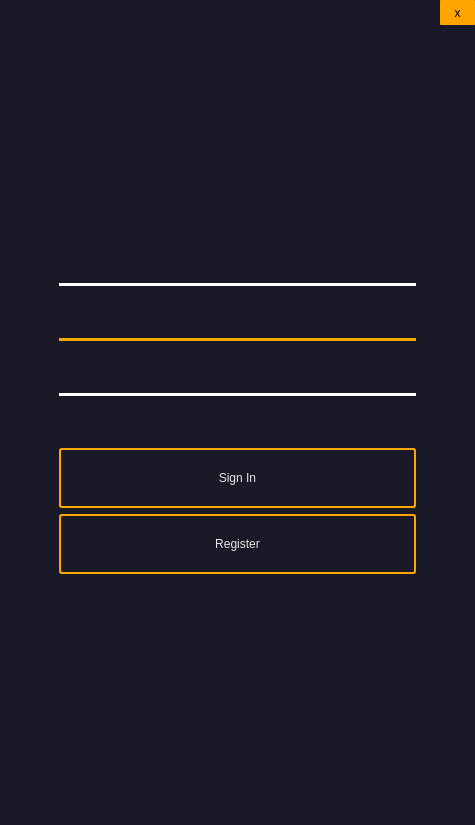
<?xml version="1.0" encoding="UTF-8"?>
<ui version="4.0">
 <class>Form</class>
 <widget class="QWidget" name="Form">
  <property name="geometry">
   <rect>
    <x>0</x>
    <y>0</y>
    <width>475</width>
    <height>825</height>
   </rect>
  </property>
  <property name="windowTitle">
   <string>Form</string>
  </property>
  <layout class="QVBoxLayout" name="verticalLayout" stretch="0">
   <property name="leftMargin">
    <number>0</number>
   </property>
   <property name="topMargin">
    <number>0</number>
   </property>
   <property name="rightMargin">
    <number>0</number>
   </property>
   <property name="bottomMargin">
    <number>0</number>
   </property>
   <item>
    <layout class="QHBoxLayout" name="horizontalLayout_3" stretch="1">
     <property name="spacing">
      <number>0</number>
     </property>
     <item>
      <widget class="QWidget" name="widget" native="true">
       <property name="maximumSize">
        <size>
         <width>16777215</width>
         <height>16777215</height>
        </size>
       </property>
       <property name="styleSheet">
        <string notr="true">.QWidget{background-color: rgb(25,25, 40);}</string>
       </property>
       <layout class="QVBoxLayout" name="verticalLayout_2">
        <property name="leftMargin">
         <number>9</number>
        </property>
        <property name="topMargin">
         <number>0</number>
        </property>
        <property name="rightMargin">
         <number>0</number>
        </property>
        <property name="bottomMargin">
         <number>0</number>
        </property>
        <item alignment="Qt::AlignRight">
         <widget class="QPushButton" name="pushButton_3">
          <property name="minimumSize">
           <size>
            <width>35</width>
            <height>25</height>
           </size>
          </property>
          <property name="maximumSize">
           <size>
            <width>35</width>
            <height>25</height>
           </size>
          </property>
          <property name="styleSheet">
           <string notr="true">color: black;
background-color: orange;
font: 12pt &quot;Arial&quot;;
border-radius: 1px;
</string>
          </property>
          <property name="text">
           <string>x</string>
          </property>
          <property name="flat">
           <bool>true</bool>
          </property>
         </widget>
        </item>
        <item>
         <layout class="QVBoxLayout" name="verticalLayout_3">
          <property name="topMargin">
           <number>15</number>
          </property>
          <item alignment="Qt::AlignHCenter">
           <widget class="QLabel" name="label">
            <property name="minimumSize">
             <size>
              <width>100</width>
              <height>150</height>
             </size>
            </property>
            <property name="maximumSize">
             <size>
              <width>150</width>
              <height>150</height>
             </size>
            </property>
            <property name="styleSheet">
             <string notr="true">image: url(:/icons/icons/rocket_48x48.png);</string>
            </property>
            <property name="text">
             <string/>
            </property>
           </widget>
          </item>
          <item>
           <layout class="QFormLayout" name="formLayout_2">
            <property name="leftMargin">
             <number>50</number>
            </property>
            <property name="topMargin">
             <number>35</number>
            </property>
            <property name="rightMargin">
             <number>59</number>
            </property>
            <item row="0" column="0">
             <widget class="QLabel" name="label_2">
              <property name="styleSheet">
               <string notr="true">color: rgb(231, 231, 231);
font: 15pt &quot;Verdana&quot;;</string>
              </property>
              <property name="text">
               <string>&lt;html&gt;&lt;head/&gt;&lt;body&gt;&lt;p&gt;&lt;img src=&quot;:/icons/icons/user_32x32.png&quot;/&gt;&lt;/p&gt;&lt;/body&gt;&lt;/html&gt;</string>
              </property>
             </widget>
            </item>
            <item row="0" column="1">
             <widget class="QLineEdit" name="lineEdit">
              <property name="minimumSize">
               <size>
                <width>0</width>
                <height>40</height>
               </size>
              </property>
              <property name="styleSheet">
               <string notr="true">QLineEdit {
      color: rgb(231, 231, 231);
      font: 15pt &quot;Verdana&quot;;
      border: None;
      border-bottom-color: white;
      border-radius: 10px;
      padding: 0 8px;
      background: rgb(25, 25, 40);
      selection-background-color: darkgray;
}</string>
              </property>
             </widget>
            </item>
            <item row="2" column="0">
             <widget class="QLabel" name="label_3">
              <property name="styleSheet">
               <string notr="true">color: rgb(231, 231, 231);
font: 15pt &quot;Verdana&quot;;</string>
              </property>
              <property name="text">
               <string>&lt;html&gt;&lt;head/&gt;&lt;body&gt;&lt;p&gt;&lt;img src=&quot;:/icons/icons/lock_or_32x32.png&quot;/&gt;&lt;/p&gt;&lt;/body&gt;&lt;/html&gt;</string>
              </property>
             </widget>
            </item>
            <item row="4" column="0">
             <widget class="QLabel" name="label_4">
              <property name="styleSheet">
               <string notr="true">color: rgb(231, 231, 231);
font: 15pt &quot;Verdana&quot;;</string>
              </property>
              <property name="text">
               <string>&lt;html&gt;&lt;head/&gt;&lt;body&gt;&lt;p&gt;&lt;img src=&quot;:/icons/icons/mail_32x32.png&quot;/&gt;&lt;/p&gt;&lt;/body&gt;&lt;/html&gt;</string>
              </property>
             </widget>
            </item>
            <item row="2" column="1">
             <widget class="QLineEdit" name="lineEdit_2">
              <property name="minimumSize">
               <size>
                <width>0</width>
                <height>40</height>
               </size>
              </property>
              <property name="styleSheet">
               <string notr="true">QLineEdit {
      color: orange;
      font: 15pt &quot;Verdana&quot;;
      border: None;
      border-bottom-color: white;
      border-radius: 10px;
      padding: 0 8px;
      background: rgb(25, 25, 40);
      selection-background-color: darkgray;
}</string>
              </property>
             </widget>
            </item>
            <item row="4" column="1">
             <widget class="QLineEdit" name="lineEdit_3">
              <property name="minimumSize">
               <size>
                <width>0</width>
                <height>40</height>
               </size>
              </property>
              <property name="styleSheet">
               <string notr="true">QLineEdit {
      color: rgb(231, 231, 231);
      font: 15pt &quot;Verdana&quot;;
      border: None;
      border-bottom-color: white;
      border-radius: 10px;
      padding: 0 8px;
      background: rgb(25, 25, 40);
      selection-background-color: darkgray;
}</string>
              </property>
             </widget>
            </item>
            <item row="1" column="0" colspan="2">
             <widget class="Line" name="line">
              <property name="styleSheet">
               <string notr="true">border: 2px solid white;</string>
              </property>
              <property name="orientation">
               <enum>Qt::Horizontal</enum>
              </property>
             </widget>
            </item>
            <item row="3" column="0" colspan="2">
             <widget class="Line" name="line_2">
              <property name="styleSheet">
               <string notr="true">border: 2px solid orange;</string>
              </property>
              <property name="orientation">
               <enum>Qt::Horizontal</enum>
              </property>
             </widget>
            </item>
            <item row="5" column="0" colspan="2">
             <widget class="Line" name="line_3">
              <property name="styleSheet">
               <string notr="true">border: 2px solid white;</string>
              </property>
              <property name="orientation">
               <enum>Qt::Horizontal</enum>
              </property>
             </widget>
            </item>
            <item row="7" column="0" colspan="2">
             <widget class="QPushButton" name="pushButton">
              <property name="sizePolicy">
               <sizepolicy hsizetype="Minimum" vsizetype="Fixed">
                <horstretch>0</horstretch>
                <verstretch>0</verstretch>
               </sizepolicy>
              </property>
              <property name="minimumSize">
               <size>
                <width>0</width>
                <height>60</height>
               </size>
              </property>
              <property name="autoFillBackground">
               <bool>false</bool>
              </property>
              <property name="styleSheet">
               <string notr="true">color: rgb(231, 231, 231);
font: 17pt &quot;Verdana&quot;;
border: 2px solid orange;
padding: 5px;
border-radius: 3px;
opacity: 200;
</string>
              </property>
              <property name="text">
               <string>Sign In</string>
              </property>
              <property name="autoDefault">
               <bool>false</bool>
              </property>
              <property name="default">
               <bool>false</bool>
              </property>
              <property name="flat">
               <bool>false</bool>
              </property>
             </widget>
            </item>
            <item row="8" column="0" colspan="2">
             <widget class="QPushButton" name="pushButton_2">
              <property name="minimumSize">
               <size>
                <width>0</width>
                <height>60</height>
               </size>
              </property>
              <property name="styleSheet">
               <string notr="true">color: rgb(231, 231, 231);
font: 17pt &quot;Verdana&quot;;
border: 2px solid orange;
padding: 5px;
border-radius: 3px;
opacity: 200;
</string>
              </property>
              <property name="text">
               <string>Register</string>
              </property>
              <property name="default">
               <bool>false</bool>
              </property>
              <property name="flat">
               <bool>false</bool>
              </property>
             </widget>
            </item>
            <item row="6" column="0" colspan="2">
             <spacer name="verticalSpacer">
              <property name="orientation">
               <enum>Qt::Vertical</enum>
              </property>
              <property name="sizeHint" stdset="0">
               <size>
                <width>20</width>
                <height>40</height>
               </size>
              </property>
             </spacer>
            </item>
           </layout>
          </item>
          <item>
           <spacer name="verticalSpacer_2">
            <property name="orientation">
             <enum>Qt::Vertical</enum>
            </property>
            <property name="sizeHint" stdset="0">
             <size>
              <width>20</width>
              <height>40</height>
             </size>
            </property>
           </spacer>
          </item>
         </layout>
        </item>
       </layout>
      </widget>
     </item>
    </layout>
   </item>
  </layout>
 </widget>
 <resources>
  <include location="icons.qrc"/>
 </resources>
 <connections/>
</ui>
